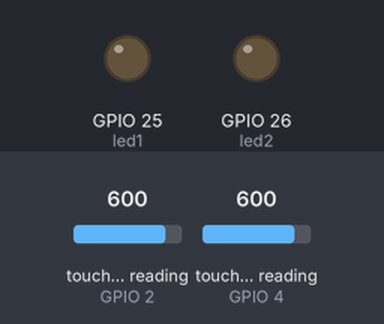
This program was run on a simulated ESP32 board running MicroPython. Parts: output pins drawn as LEDs (lit = HIGH). Inputs (shaded band) come from the test bench; at power-on: touch-pad reading (sensors on GPIO 2, GPIO 4) 600.

Above: at 1.2 s.
1.3 s: touch-pad reading (sensor on GPIO 2) set to 509
2.8 s: touch-pad reading (sensor on GPIO 2) set to 495
At 3.8 s:
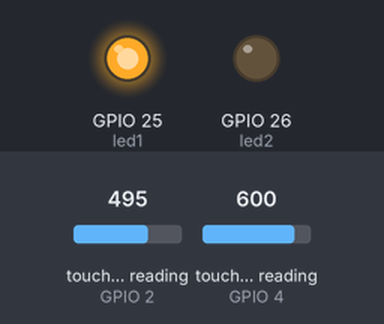
4.3 s: touch-pad reading (sensor on GPIO 4) set to 509
5.8 s: touch-pad reading (sensor on GPIO 4) set to 492
At 7.0 s:
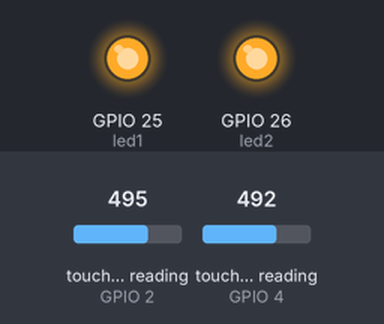
7.3 s: touch-pad reading (sensor on GPIO 2) set to 538
At 8.4 s:
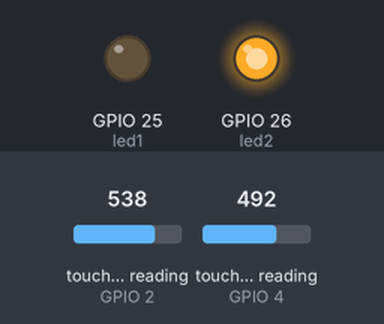
8.8 s: touch-pad reading (sensor on GPIO 2) set to 63
At 9.5 s:
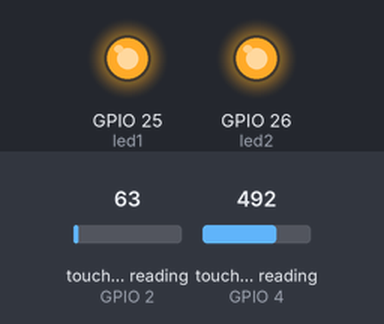
Timing chart, 0 to 11.3 s (numbered marks = the images above; inputs shaded):
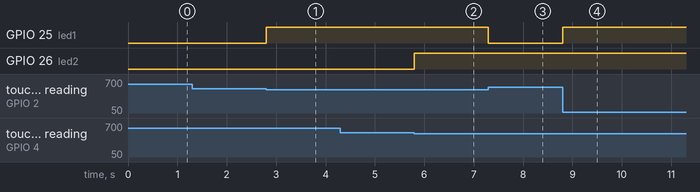

The program:

touch_switch_LED.py
```python
# touch_test.py

from machine import TouchPad, Pin
from time import sleep

t1 = TouchPad(Pin(2))
t2 = TouchPad(Pin(4))

led1 = Pin(25, Pin.OUT)
led2 = Pin(26, Pin.OUT)

while True:
  if t1.read() < 500:
    led1.value(1)
  else:
    led1.value(0)

  if t2.read() < 500:
    led2.value(1)
  else:
    led2.value(0)
```

Measured:
- the behaviour switches between 500 and 499 on touch-pad reading (sensor on GPIO 2) (found by bisection; images 0 and 1)
- the behaviour switches between 500 and 499 on touch-pad reading (sensor on GPIO 4) (found by bisection; images 1 and 2)
- after the input at 1.3 s, every drawn part: stays the same
- after the input at 2.8 s, GPIO 25 (led1): LOW → HIGH at once
- after the input at 4.3 s, every drawn part: stays the same
- after the input at 5.8 s, GPIO 26 (led2): LOW → HIGH at once
- after the input at 7.3 s, GPIO 25 (led1): HIGH → LOW at once
- after the input at 8.8 s, GPIO 25 (led1): LOW → HIGH at once
